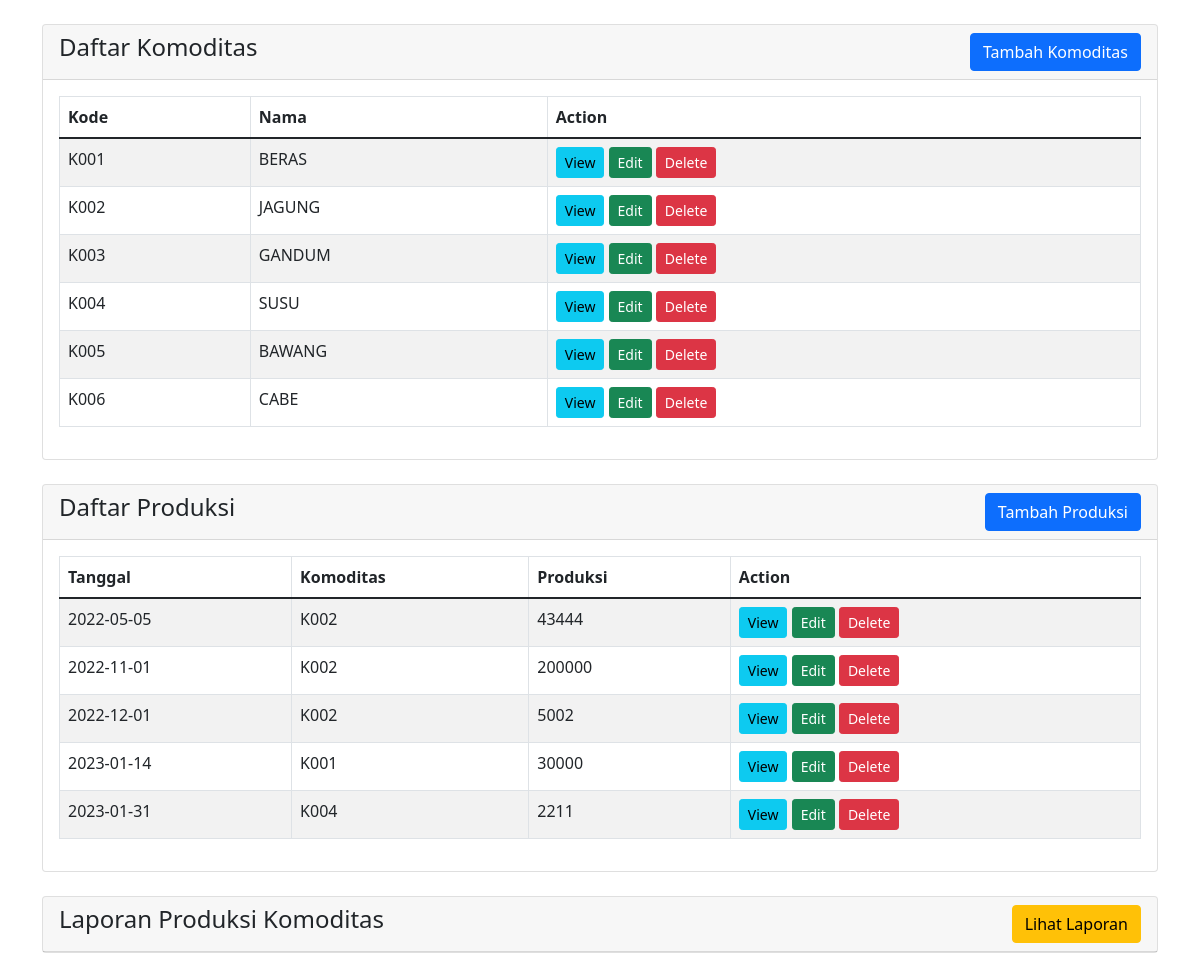
The page / on the database its author committed.
### tables this page shows
CREATE TABLE `komoditas` (
  `code` varchar(4) NOT NULL,
  `name` varchar(30) NOT NULL
);

CREATE TABLE `produksi` (
  `date` date NOT NULL,
  `komoditas` varchar(10) NOT NULL,
  `produksi` bigint(20) NOT NULL
);

### index.php (the view, shortened to what this page needs)
<?php
    require 'config.php';
?>
<!doctype html>
<html lang="en">
  <head>
    <link href="https://cdn.jsdelivr.net/npm/bootstrap@5.1.3/dist/css/bootstrap.min.css" rel="stylesheet">
</head>
<body>
    <div class="container mt-4">
        <div class="row">
            <div class="col-md-12">
                <div class="card">
                    <div class="card-header">
                        <h4>Daftar Komoditas
                            <a href="./component/komoditas/komoditas-create.php" class="btn btn-primary float-end">Tambah Komoditas</a>
                        </h4>
                    </div>
                    <div class="card-body">
                        <table class="table table-bordered table-striped">
                            <thead>
                                <tr>
                                    <th>Kode</th>
                                    <th>Nama</th>
                                    <th>Action</th>
                                </tr>
                            </thead>
                            <tbody>
                                <?php
                                    $query = "SELECT * FROM komoditas";
                                    $query_run = mysqli_query($con, $query);
                                    if(mysqli_num_rows($query_run) > 0)
                                    {
                                        foreach($query_run as $komoditas)
                                        {
                                            ?>
                                            <tr>
                                                <td><?= $komoditas['code']; ?></td>
                                                <td><?= $komoditas['name']; ?></td>
                                                <td>
                                                    <a href="./component/komoditas/komoditas-view.php?code=<?= $komoditas['code']; ?>" class="btn btn-info btn-sm">View</a>
                                                    <a href="./component/komoditas/komoditas-edit.php?code=<?= $komoditas['code']; ?>" class="btn btn-success btn-sm">Edit</a>
                                                    <form action="code.php" method="POST" class="d-inline">
                                                        <button
                                                        type="submit"
                                                        name="delete_komoditas"
                                                        value="<?=$komoditas['code'];?>"
                                                        class="btn btn-danger btn-sm">
                                                        Delete
                                                        </button>
                                                    </form>
                                                </td>
                                            </tr>
                                            <?php
                                        }
                                    }
                                    else
                                    {
                                        echo "<h5> No Record Found </h5>";
                                    }
                                ?>
                            </tbody>
                        </table>
                    </div>
                </div>
            </div>
        </div>
    </div>
    <div class="container mt-4">
<div class="row">
    <div class="col-md-12">
        <div class="card">
            <div class="card-header">
                <h4>Daftar Produksi
                    <a href="./component/produksi/produksi-create.php" class="btn btn-primary float-end">Tambah Produksi</a>
                </h4>
            </div>
            <div class="card-body">
                <table class="table table-bordered table-striped">
                    <thead>
                        <tr>
                            <th>Tanggal</th>
                            <th>Komoditas</th>
                            <th>Produksi</th>
                            <th>Action</th>
                        </tr>
                    </thead>
                    <tbody>
                        <?php
                            $query = "SELECT * FROM produksi";
                            $query_run = mysqli_query($con, $query);
                            if(mysqli_num_rows($query_run) > 0)
                            {
                                foreach($query_run as $produksi)
                                {
                                    ?>
                                    <tr>
                                        <td><?= $produksi['date']; ?></td>
                                        <td><?= $produksi['komoditas']; ?></td>
                                        <td><?= $produksi['produksi']; ?></td>
                                        <td>
                                            <a href="./component/produksi/produksi-view.php?date=<?= $produksi['date']; ?>" class="btn btn-info btn-sm">View</a>
                                            <a href="./component/produksi/produksi-edit.php?date=<?= $produksi['date']; ?>" class="btn btn-success btn-sm">Edit</a>
                                            <form action="code.php" method="POST" class="d-inline">
                                                <button type="submit" name="delete_produksi" value="<?=$produksi['date'];?>" class="btn btn-danger btn-sm">Delete</button>
                                            </form>
                                        </td>
                                    </tr>
                                    <?php
                                }
                            }
                            else
                            {
                                echo "<h5> No Record Found </h5>";
                            }
                        ?>
                    </tbody>
                </table>
            </div>
        </div>
    </div>
</div>
</div>
<div class="container mt-4">
<div class="row">
    <div class="col-md-12">
        <div class="card">
            <div class="card-header">
                <h4>Laporan Produksi Komoditas
                    <a href="./component/laporan/index-laporan.php" class="btn btn-warning float-end">Lihat Laporan</a>
                </h4>
            </div>
        </div>
    </div>
</div>
</div>
</body>
</html>

### rows shown on the page
komoditas: code "K001", name "BERAS"
komoditas: code "K002", name "JAGUNG"
komoditas: code "K003", name "GANDUM"
komoditas: code "K004", name "SUSU"
komoditas: code "K005", name "BAWANG"
komoditas: code "K006", name "CABE"
produksi: date "2022-05-05", komoditas "K002", produksi "43444"
produksi: date "2022-11-01", komoditas "K002", produksi "200000"
produksi: date "2022-12-01", komoditas "K002", produksi "5002"
produksi: date "2023-01-14", komoditas "K001", produksi "30000"
produksi: date "2023-01-31", komoditas "K004", produksi "2211"
